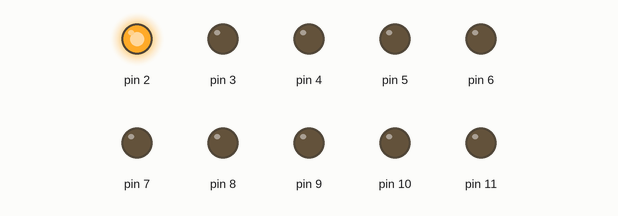
The sketch below on a simulated Arduino Uno, built with avr-gcc and run on an emulated ATmega328P. Parts: output pins drawn as LEDs (lit = HIGH).

Above: at 0.02 s.
At 0.37 s:
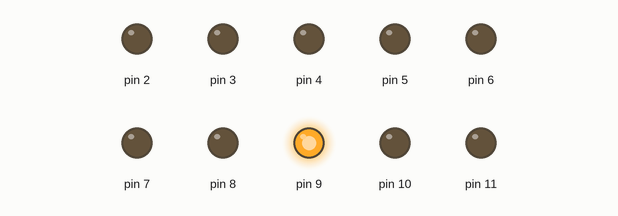
At 0.72 s:
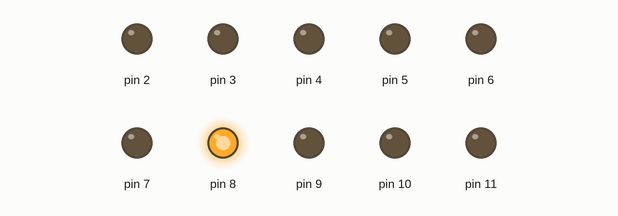
At 1.47 s:
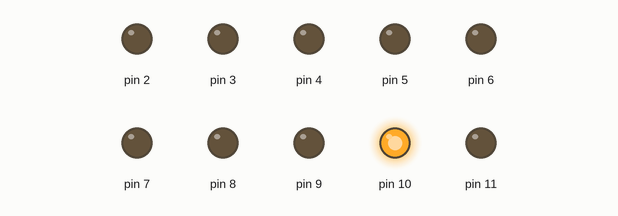
At 2.17 s:
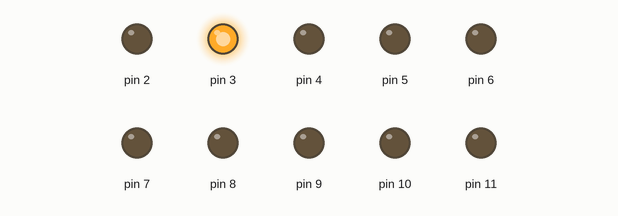
At 2.92 s:
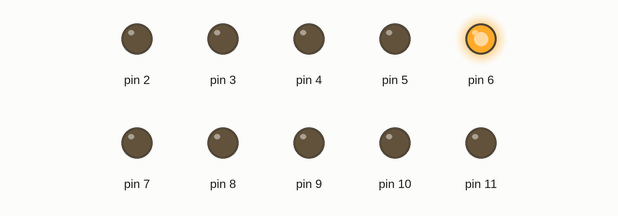
Timing chart, 0 to 3.2 s (numbered marks = the images above):
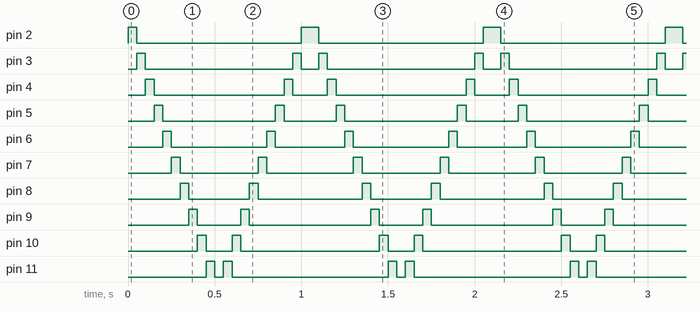

The sketch:

luces_autofantastico.ino
```cpp
/*
Fundación Kinal
Centro Educativo Técnico Labral Kinal
Electrónica
Grado: Quinto
Sección: A
Curso: Taller de Electrónica Digital y Reparación de Computadoras I
Nombre: Luis Andres Muniz Godoy
Carné: 2019127
*/

#define out(pin) pinMode (pin, OUTPUT)
#define on(pin) digitalWrite (pin, HIGH)
#define off(pin) digitalWrite (pin, LOW)
#define l1 2
#define l2 3
#define l3 4
#define l4 5
#define l5 6
#define l6 7
#define l7 8
#define l8 9
#define l9 10
#define l10 11

void setup() {
out(l1); out(l2);
out(l3); out(l4);
out(l5); out(l6);
out(l7); out(l8);
out(l9); out(l10);
}

void loop() {
  int a; a = 2;
  while (a<=11){
    on(a);
    delay (50);
    off(a);
    a++;
    }
    while (a>=2){
    on(a);
    delay (50);
    off(a);
    a--;
    }
  }
```

Measured:
- by itself, pin 2: alternates HIGH for 0.10 s and LOW for 0.95 s
- by itself, pin 3: repeats every 1.1 s: LOW 0.85 s, HIGH 0.05 s, LOW 0.10 s, HIGH 0.05 s
- by itself, pin 4: repeats every 1.1 s: LOW 0.75 s, HIGH 0.05 s, LOW 0.20 s, HIGH 0.05 s
- by itself, pin 5: repeats every 1.1 s: LOW 0.65 s, HIGH 0.05 s, LOW 0.30 s, HIGH 0.05 s
- by itself, pin 6: repeats every 1.1 s: LOW 0.55 s, HIGH 0.05 s, LOW 0.40 s, HIGH 0.05 s
- by itself, pin 7: alternates HIGH for 0.05 s and LOW for 0.45 s
- by itself, pin 8: repeats every 1.1 s: LOW 0.35 s, HIGH 0.05 s, LOW 0.60 s, HIGH 0.05 s
- by itself, pin 9: repeats every 1.1 s: LOW 0.25 s, HIGH 0.05 s, LOW 0.70 s, HIGH 0.05 s
